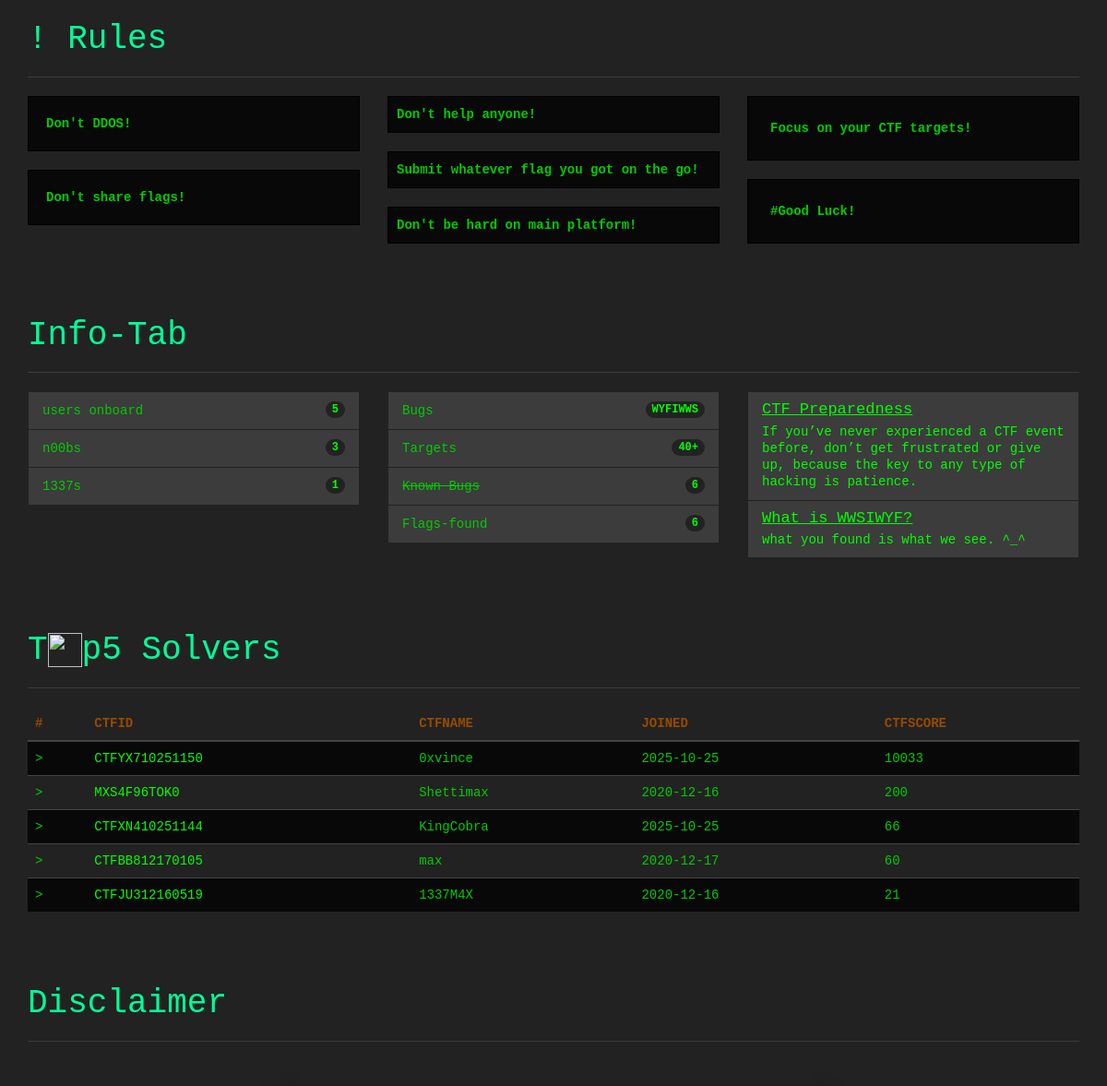
Page /home.php (middle part) on the earlier database version.
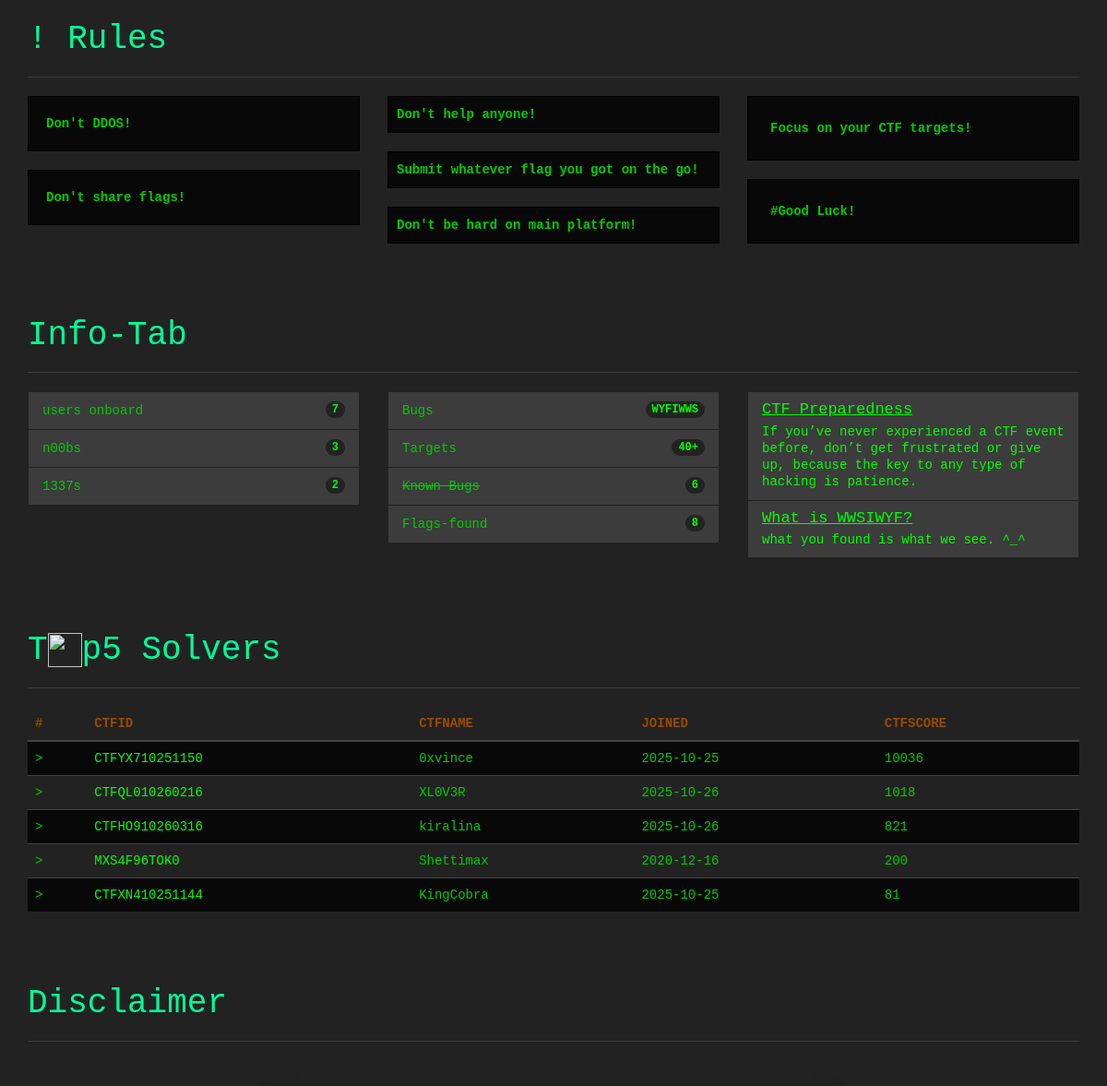
Same page on the later database version.
### tables this page shows
CREATE TABLE `accounts` (
  `id` int(11) NOT NULL,
  `ctfid` varchar(30) NOT NULL COMMENT 'autoogenctfid',
  `ctfname` varchar(20) NOT NULL COMMENT 'cybername of user',
  `ctfscore` int(5) NOT NULL COMMENT 'score of user',
  `joined` varchar(20) NOT NULL COMMENT 'date user joined',
  `ctfskillset` varchar(4) NOT NULL COMMENT 'noob or 1337',
  `gender` varchar(10) NOT NULL COMMENT 'male ni or female',
  `ctfemail` varchar(30) NOT NULL COMMENT 'email',
  `ctfpassword` varchar(1000) NOT NULL COMMENT 'password its d mail o',
  `farko` varchar(11) DEFAULT NULL COMMENT 'basic if uuser bypass d html reg'
);

### home.php (the view, shortened to what the changed rows need)
<?php include 'header.php';
?>
        <div class="row">
            <div class="col-lg-12">
        <b><div class="row tall-row">
            <div class="col-lg-12">
                <h1 style="color:#00ff99;">! Rules</h1>
            </div>
        </div>
        </b>
        <div class="row tall-row">
            <div class="col-lg-12">
                <h1 style="color:#00ff99;">Info-Tab</h1>
            </div>
        </div>
        <div class="row">
            <div class="col-lg-4">
                <ul class="list-group">
                    <?php
include_once 'config.php';
$queryx =mysqli_query($conn,"SELECT id from accounts");
$rowcount=mysqli_num_rows($queryx);
?>
                    <li class="list-group-item">
                        <span class="badge"><?php echo $rowcount; ?></span>
                        users onboard
                    </li>
                    <li class="list-group-item">
                        <?php
include_once 'config.php';
$queryx =mysqli_query($conn,"SELECT id from accounts where ctfskillset='1337'");
$rowcount=mysqli_num_rows($queryx);
?>
                        <span class="badge"><?php echo $rowcount; ?></span>
                        1337s
                    </li>
                </ul>
            </div>
            <div class="col-lg-4">
                <ul class="list-group">
                    <li class="list-group-item">
                    	<?php
include_once 'config.php';
$queryxxi =mysqli_query($conn,"SELECT id from reportx");
$rowcount=mysqli_num_rows($queryxxi);
?>
                        <span class="badge"><?php echo $rowcount; ?></span>
                        Flags-found
                    </li>
                </ul>
            </div>
        </div>
        <div class="row tall-row">
            <div class="col-lg-12">
                <h1 style="color:#00ff99;">T<img src="http://shettima.xtgem.com/images/ion.png" width="37" height="37"/>p5 Solvers</h1>
            </div>
        </div>
        <div class="row">
            <div class="col-lg-12">
                <table class="table table-striped table-hover ">
                    <thead>
                        <tr style="color:#964B00;">
                            <th>#</th>
                            <th>CTFID</th>
                            <th>CTFNAME</th>
                            <th>JOINED</th>
                            <th>CTFSCORE</th>
                        </tr>
                    </thead>
                    <tbody>
                        <?php
                                        $getr="SELECT * FROM `accounts` WHERE farko='1' ORDER BY ctfscore DESC LIMIT 5";
                                        $run=mysqli_query($conn,$getr);
                                        while($row_pro=mysqli_fetch_array($run))
                                        {
                                            $ctfid=$row_pro['ctfid'];
                                            $ctfname=$row_pro['ctfname'];
                                            $joined=$row_pro['joined'];
                                            $ctfscore=$row_pro['ctfscore'];
                                        ?>
                        <tr>
                            <td>></td>
                            <td><a href="whoiswho.php?ctfid=<?php echo urlencode($ctfid); ?>" title="click to see userinfo"><?php echo htmlentities($ctfid); ?></a></td>
                            <td><?php echo htmlentities($ctfname);?></td>
                            <td><?php echo htmlentities($joined);?></td>
                            <td><?php echo htmlentities($ctfscore);?></td>
                        </tr>
                         <?php } ?>
                    </tbody>
                </table>
            </div>
        </div>
        <div class="row tall-row">
            <div class="col-lg-12">
                <h1 style="color:#00ff99;">Disclaimer</h1>
            </div>
        </div>
<?php include 'footer.php';
?>

Differences in the rows shown:
no longer on this page (row unchanged): accounts: ctfid "CTFBB812170105", ctfname "max", joined "2020-12-17", ctfscore "60"
no longer on this page (row unchanged): accounts: ctfid "CTFJU312160519", ctfname "1337M4X", joined "2020-12-16", ctfscore "21"
changed accounts "CTFYX710251150": ctfscore "10033" → "10036"
added accounts: ctfid "CTFQL010260216", ctfname "XL0V3R", joined "2025-10-26", ctfscore "1018"
added accounts: ctfid "CTFHO910260316", ctfname "kiralina", joined "2025-10-26", ctfscore "821"
changed accounts "CTFXN410251144": ctfscore "66" → "81"
Other differences:
$rowcount: "5" → "7"
$rowcount: "1" → "2"
$rowcount: "6" → "8"
